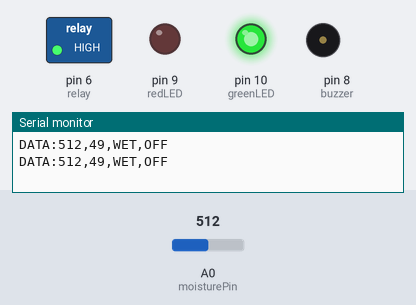
This sketch was run on a simulated Arduino Uno, built with avr-gcc and run on an emulated ATmega328P. Parts: switched loads named in the sketch (green lamp = pin HIGH), output pins drawn as LEDs (lit = HIGH), buzzer (waves = sounding, pin HIGH), the last lines printed to the serial monitor. The test bench sets the inputs (shaded band); at power-on: A0 (moisturePin) = 512.

Above: at 2.8 s.
2.9 s: A0 (moisturePin) set to 590
5.6 s: A0 (moisturePin) set to 614
At 6.8 s:
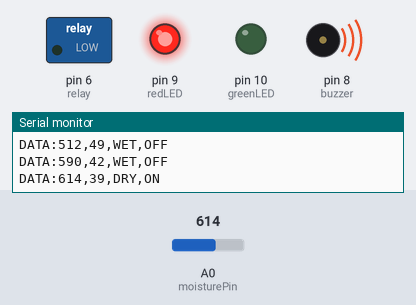
8.3 s: A0 (moisturePin) set to 983
11.2 s: A0 (moisturePin) set to 1016
At 12.6 s:
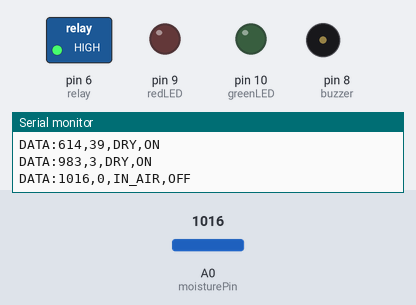
13.9 s: A0 (moisturePin) set to 990
At 15.4 s:
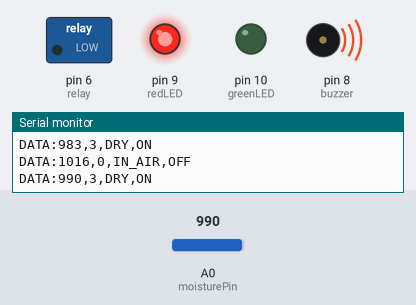
16.6 s: A0 (moisturePin) set to 1010
At 18.5 s:
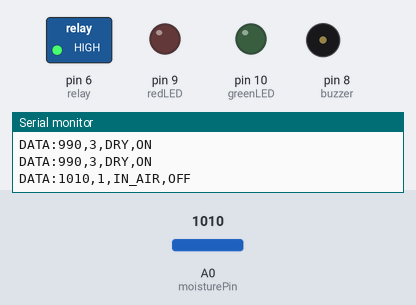
Timing chart, 0 to 20.0 s (numbered marks = the images above; inputs shaded):
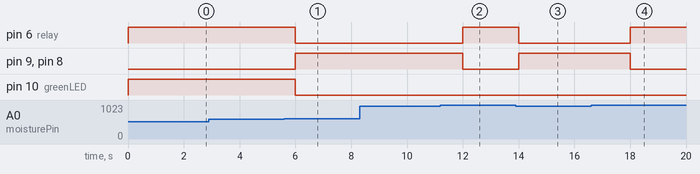

The sketch:

soil.ino
```cpp
// Pin Definitions
int moisturePin = A0;
int buzzer = 8;
int redLED = 9;
int greenLED = 10;
int relay = 6;

int moistureValue = 0;
int moisturePercent = 0;

void setup() {
  pinMode(buzzer, OUTPUT);
  pinMode(redLED, OUTPUT);
  pinMode(greenLED, OUTPUT);
  pinMode(relay, OUTPUT);

  digitalWrite(relay, HIGH);   // Pump OFF initially
  Serial.begin(9600);
}

void loop() {

  moistureValue = analogRead(moisturePin);
  moisturePercent = map(moistureValue, 1023, 0, 0, 100);

  String soilStatus = "";
  String pumpStatus = "";

  // SENSOR IN AIR
  if (moistureValue > 1000) {
    digitalWrite(redLED, LOW);
    digitalWrite(greenLED, LOW);
    digitalWrite(buzzer, LOW);
    digitalWrite(relay, HIGH);

    soilStatus = "IN_AIR";
    pumpStatus = "OFF";
  }
  // DRY SOIL
  else if (moistureValue > 600) {
    digitalWrite(redLED, HIGH);
    digitalWrite(greenLED, LOW);
    digitalWrite(buzzer, HIGH);
    digitalWrite(relay, LOW);

    soilStatus = "DRY";
    pumpStatus = "ON";
  }
  // WET SOIL
  else {
    digitalWrite(redLED, LOW);
    digitalWrite(greenLED, HIGH);
    digitalWrite(buzzer, LOW);
    digitalWrite(relay, HIGH);

    soilStatus = "WET";
    pumpStatus = "OFF";
  }

  // DATA FORMAT:
  // DATA:RAW,MOISTURE_PERCENT,SOIL_STATUS,PUMP_STATUS
  Serial.print("DATA:");
  Serial.print(moistureValue);
  Serial.print(",");
  Serial.print(moisturePercent);
  Serial.print(",");
  Serial.print(soilStatus);
  Serial.print(",");
  Serial.println(pumpStatus);

  delay(2000);
}
```

Measured:
- the behaviour switches between 600 and 601 on A0 (moisturePin) (found by bisection; images 0 and 1)
- the behaviour switches between 1000 and 1001 on A0 (moisturePin) (found by bisection; images 1 and 2)
- after the input at 5.6 s, pin 6 (relay), pin 10 (greenLED): HIGH → LOW after 0.40 s; pin 9 (redLED), pin 8 (buzzer): LOW → HIGH after 0.40 s
- after the input at 11.2 s, pin 6 (relay): LOW → HIGH after 0.80 s; pin 9 (redLED), pin 8 (buzzer): HIGH → LOW after 0.80 s
- after the input at 13.9 s, pin 6 (relay): HIGH → LOW after 0.11 s; pin 9 (redLED), pin 8 (buzzer): LOW → HIGH after 0.11 s
- after the input at 16.6 s, pin 6 (relay): LOW → HIGH after 1.4 s; pin 9 (redLED), pin 8 (buzzer): HIGH → LOW after 1.4 s
